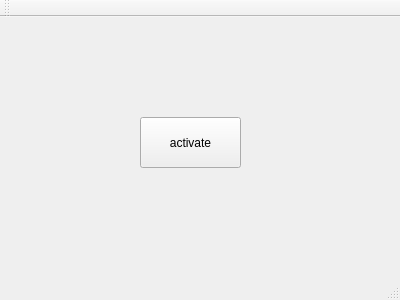
<?xml version="1.0" encoding="UTF-8"?>
<ui version="4.0">
 <class>MainWindow</class>
 <widget class="QMainWindow" name="MainWindow">
  <property name="geometry">
   <rect>
    <x>0</x>
    <y>0</y>
    <width>400</width>
    <height>300</height>
   </rect>
  </property>
  <property name="windowTitle">
   <string>MainWindow</string>
  </property>
  <widget class="QWidget" name="centralWidget">
   <widget class="QPushButton" name="pushButton">
    <property name="geometry">
     <rect>
      <x>140</x>
      <y>100</y>
      <width>101</width>
      <height>51</height>
     </rect>
    </property>
    <property name="text">
     <string>activate</string>
    </property>
   </widget>
  </widget>
  <widget class="QMenuBar" name="menuBar">
   <property name="geometry">
    <rect>
     <x>0</x>
     <y>0</y>
     <width>400</width>
     <height>26</height>
    </rect>
   </property>
  </widget>
  <widget class="QToolBar" name="mainToolBar">
   <attribute name="toolBarArea">
    <enum>TopToolBarArea</enum>
   </attribute>
   <attribute name="toolBarBreak">
    <bool>false</bool>
   </attribute>
  </widget>
  <widget class="QStatusBar" name="statusBar"/>
 </widget>
 <layoutdefault spacing="6" margin="11"/>
 <resources/>
 <connections/>
</ui>
